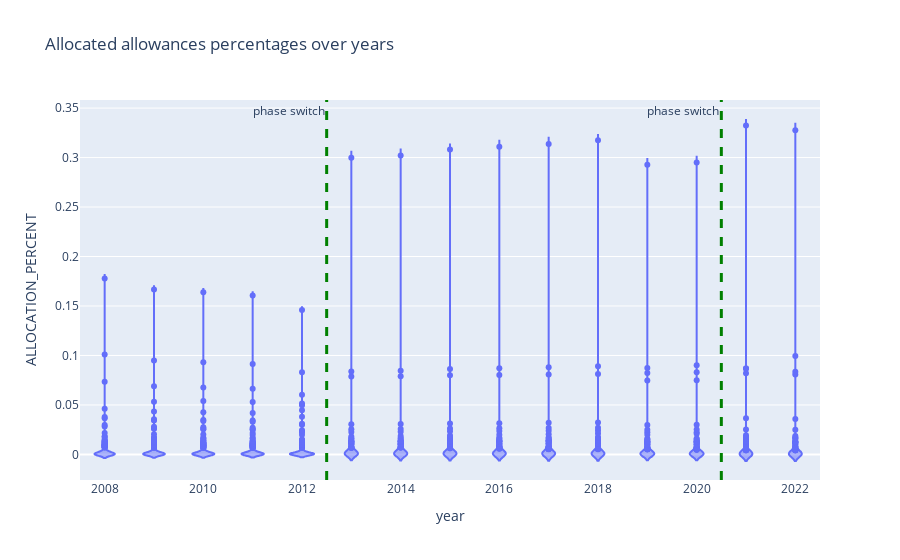

Notebook source saved alongside this figure:
### Code cell
# plotly violinplot ALLOCATION_PERCENT over years
fig = px.violin(df_free_allowances_melted, x="year", y="ALLOCATION_PERCENT", title='Allocated allowances percentages over years', hover_data=['INSTALLATION_NAME'])	
fig.add_vline(x=2012.5, line_width=3, line_dash="dash", line_color="green", annotation_text="phase switch", annotation_position="top left")
fig.add_vline(x=2020.5, line_width=3, line_dash="dash", line_color="green", annotation_text="phase switch", annotation_position="top left")
fig.show()

### Figure 1 — Plotly figure (JSON) as saved in the notebook; plotly's stock layout.template omitted (floating-point values rounded to 4 significant figures; data arrays with more than 128 entries replaced by an {"elided": "..."} marker saying what was removed)
{"data": [{"alignmentgroup": "True", "box": {"visible": false}, "customdata": {"elided": "3510x1 mixed values"}, "hovertemplate": "year=%{x}<br>ALLOCATION_PERCENT=%{y}<br>INSTALLATION_NAME=%{customdata[0]}<extra></extra>", "legendgroup": "", "marker": {"color": "#636efa"}, "name": "", "offsetgroup": "", "orientation": "v", "scalegroup": "True", "showlegend": false, "type": "violin", "x": {"elided": "3510 int values"}, "x0": " ", "xaxis": "x", "y": {"elided": "3510 float values"}, "y0": " ", "yaxis": "y"}], "layout": {"annotations": [{"showarrow": false, "text": "phase switch", "x": 2012.0, "xanchor": "right", "xref": "x", "y": 1, "yanchor": "top", "yref": "y domain"}, {"showarrow": false, "text": "phase switch", "x": 2020.0, "xanchor": "right", "xref": "x", "y": 1, "yanchor": "top", "yref": "y domain"}], "legend": {"tracegroupgap": 0}, "shapes": [{"line": {"color": "green", "dash": "dash", "width": 3}, "type": "line", "x0": 2012.0, "x1": 2012.0, "xref": "x", "y0": 0, "y1": 1, "yref": "y domain"}, {"line": {"color": "green", "dash": "dash", "width": 3}, "type": "line", "x0": 2020.0, "x1": 2020.0, "xref": "x", "y0": 0, "y1": 1, "yref": "y domain"}], "title": {"text": "Allocated allowances percentages over years"}, "violinmode": "group", "xaxis": {"anchor": "y", "domain": [0, 1], "title": {"text": "year"}}, "yaxis": {"anchor": "x", "domain": [0, 1], "title": {"text": "ALLOCATION_PERCENT"}}}}
